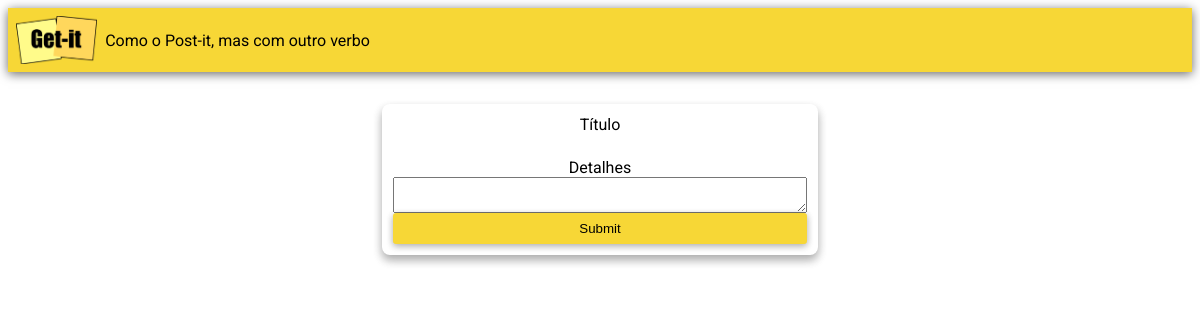
Before: / with the older database file.
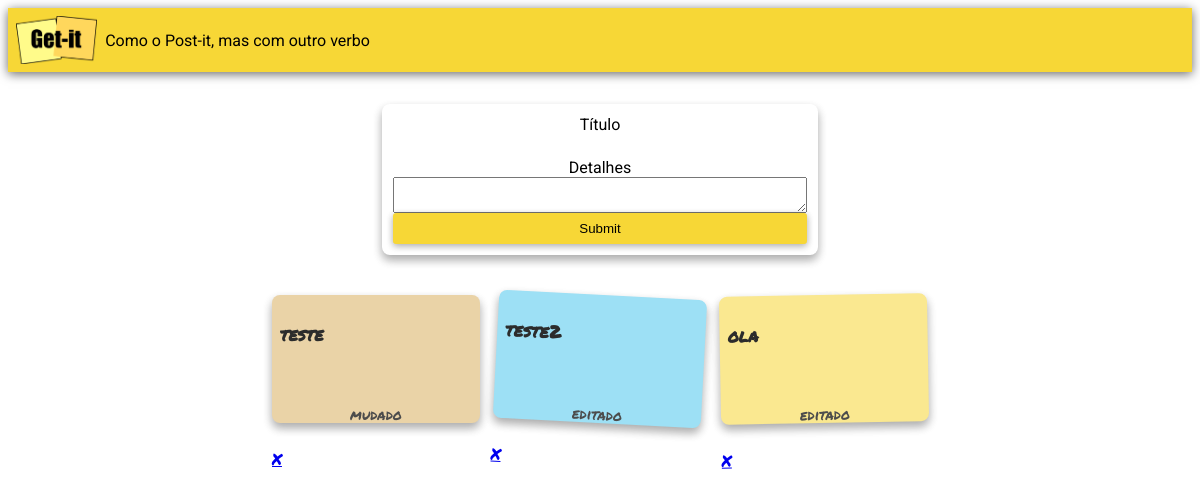
After: the same page with the newer database file.
### notes/models.py (models this page shows, shortened)
class Note(models.Model):
    title = models.CharField(max_length=200)
    content = models.TextField()

### notes/views.py (the view)
# urls.py: path('', views.index, name='index'),
def index(request):
    if request.method == 'POST':
        tit = request.POST.get('titulo')
        if len(Note.objects.all().filter(title=tit))==0:
            content = request.POST.get('detalhes')
            note=Note()
            note.title=tit
            note.content=content
            note.save()
        else:
            note=Note.objects.get(title=tit)
            note.title=request.POST.get('titulo')
            note.content=request.POST.get('detalhes')
            note.save()
        return redirect('index')
    else:
        all_notes = Note.objects.all()
        return render(request, 'notes/index.html', {'notes': all_notes})

### notes/templates/notes/index.html (shortened to what this page needs)
{% extends "notes/base.html" %}
{% load static %}
{% block content %}
<div class="appbar">
    <img src="{% static 'notes/img/logo-getit.png' %}" class="logo" />
    <span class="subtitle">Como o Post-it, mas com outro verbo</span>
</div>
<main class="container">
    <form class="form-card" method="post">
    <label for="titulo">Título</label>
    <input class="form-card-title" id="titulo" type="text" name="titulo"/>
    <label for="detalhes">Detalhes</label>
    <textarea id="detalhes" name="detalhes"></textarea>
    <input class="btn" type="submit" />
    </form>
    <div class="card-container">
        {% for note in notes %}
        <div class="card">
            <h3 class="card-title">{{note.title}}</h3>
            <div class="card-content">
              <p>{{note.content}}</p>
            </div>
            <a href="delete/{{note.id}}" > X </a>
        </div>
        {% endfor %}
    </div>
</main>
{% endblock %}

### notes/templates/notes/base.html (shortened to what this page needs)
{% load static %}
<!DOCTYPE html>
<html>
    <head>
        <link
          rel="stylesheet"
          href="https://cdnjs.cloudflare.com/ajax/libs/meyer-reset/2.0/reset.min.css"
        />
        <link rel="stylesheet" href="{% static 'notes/css/getit.css' %}" />
      </head>
  <body>
    {% block content %} {% endblock %}
  </body>
</html>

### notes/static/notes/css/getit.css (style rules this page uses)
html, body { font-family: "Roboto", sans-serif; }
body { background: #ffffff; text-align: center; }
.logo { height: 3rem; }
.appbar { background: #f7d736; display: flex; flex-direction: row; align-items: center; justify-content: left; padding: 0.5rem; box-shadow: 0 2px 10px rgba(0, 0, 0, 0.6); }
.subtitle { padding-left: 0.5rem; }
.container { display: flex; flex-direction: column; justify-content: space-evenly; align-items: center; }
.form-card { box-shadow: 0 5px 10px rgba(0,0,0,0.12), 0 5px 10px rgba(0,0,0,0.24); padding: .7rem; border-radius: .5rem; margin: 2rem; width:35%; display:flex; flex-direction: column; align-items: left; justify-content: center; }
.form-card-title { border: none; font-size: 1.2rem; }
.btn { border:none; background: #f7d736; width:100%; box-shadow: 0 2px 7px rgba(0,0,0,0.12), 0 2px 7px rgba(0,0,0,0.24); border-radius: 0.2rem; padding: 0.5rem; }
.card { background: #fff; box-shadow: 0 5px 10px rgba(0,0,0,0.12), 0 5px 10px rgba(0,0,0,0.24); margin: 0.5rem; height: 8rem; width: 13rem; font-family: 'Permanent Marker', cursive; flex-direction: column; display: flex; justify-content: top; text-align: left; border-radius: 0.5rem; }
.card-container { flex-wrap: wrap; flex-direction: row; display: flex; align-items: center; justify-content: space-around; }
.card-title { color: #2c2c2c; font-size: 1.1rem; padding: .5rem; padding-bottom: 1rem; font-weight: bold; }
.card-content { color: #4c4c4c; font-size: 0.9rem; padding: .5rem; align-self: center; }
.card-color-1 { background-color:#ead3a7 }
.card-color-2 { background-color:#9de0f5 }
.card-color-4 { background-color:#fae890 }
.card-rotation-3 { transform: rotate(3deg); }
.card-rotation-6 { transform: rotate(-1deg); }
.card-rotation-11 { transform: rotate(0deg); }

Changed rows visible on the page:
added Note: title "teste", content "mudado"
added Note: title "teste2", content "editado"
added Note: title "ola", content "editado"
